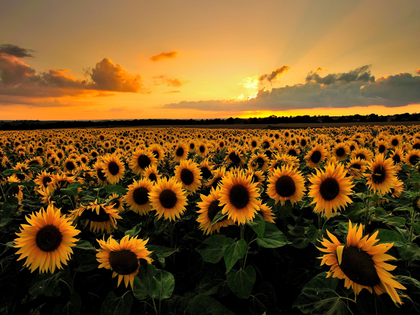
%> input picture cv17-lab1_Potamias/Part2/sunflowers17.png, 420 x 315 px, shrunk from 640 x 480 before the run
$ octave Part2.m   (GNU Octave 9; MATLAB toolbox functions it lacks are replaced by stand-ins)
%> lines starting %> are read from the running program, lines starting %| are printed output that depends on the picture
### cv17-lab1_Potamias/Part2/Harris.m
function [Corn]= Harris(I0, sigma , rho , k , theta )
    hsizes=[2*ceil(3*sigma)+1,2*ceil(3*sigma)+1] ;
    hsizer=[2*ceil(3*rho)+1,2*ceil(3*rho)+1] ;
    Ghr=fspecial('gaussian', hsizer,rho);
    Ghs=fspecial('gaussian', hsizes, sigma);

    %%%%% Gradient Is %%%%%
    I0=im2double(I0);
    Igr=rgb2gray(I0);
    Is=imfilter(Igr,Ghs);
    [GradX, GradY]=gradient(Is);

    %%%%% 2.1.1 - J Vector %%%%%
    J1=imfilter(GradX.*GradX,Ghr);
    J2=imfilter(GradX.*GradY,Ghr);
    J3=imfilter(GradY.*GradY,Ghr);

    %%%% 2.1.2 - Singular Values  Lamda %%%
    Lamda_plus=0.5*(J1+J3+sqrt((J1-J3).^2 +4*J2.^2));
    Lamda_min=0.5*(J1+J3-sqrt((J1-J3).^2 +4*J2.^2));

    %%%% 2.1.3 - Cornerness Critirion %%%%
    R = Lamda_plus.*Lamda_min-k*(Lamda_plus+Lamda_min).^2;
    Rmax=max(max(R));
    ns = ceil(3*sigma)*2+1;
    B_sq = strel('disk',ns);
    Cond= ( R==imdilate(R,B_sq) )&(R>theta*Rmax); % Corner Pixels (x,y)
    [CornX, CornY]=find(Cond); % (X,Y) indicies for corner Pixels
    SigmaMatrix=repmat(sigma, length(CornX),1);
    Corn=[CornY, CornX, SigmaMatrix];
end


### cv17-lab1_Potamias/Part2/MultiScaleCorner.m
function [MultiCorn]=MultiScaleCorner(I0, sigma ,N,s, rho , k , theta)
%% 2.2 MultiScale Corner Detection %%
%%% Image to Gray Scale %%%%
    I_double=im2double(I0);
    Igr=rgb2gray(I_double);
%%%%% 2.2.1 -Generate Scales Values For Corner Detection %%%%%
    MultiCorn=[];
    for i=1:N
        sigmaN(i)=sigma*s^(i-1);
        rhoN(i)=rho*s^(i-1);
        hsize(i)=[2*ceil(3*sigmaN(i))+1];
%%%%% Normalized Laplacian of Gaussian for Scale i %%%%%
        LoGh{i}=(sigmaN(i)^2)*abs(imfilter(Igr,fspecial('log', hsize(i), sigmaN(i)),'symmetric'));
    end
 %%%% Harris Corner Detection for Scale i %%%%
    for i=1:N
        [Corn]= Harris(I0, sigmaN(i) , rhoN(i) , k , theta );
        [SizeX,~]=size(Corn);
 %%%% 2.2.2 - Corners Selection %%%%%
        if (i==1)
            for j=1:(SizeX)
                if (LoGh{i}(Corn(j,2),Corn(j,1))>LoGh{i+1}(Corn(j,2),Corn(j,1)))
                    MultiCorn=[MultiCorn; Corn(j,:)];
                end
            end

        elseif (i==N)
             for j=1:(SizeX)
                if (LoGh{i}(Corn(j,2),Corn(j,1))>LoGh{i-1}(Corn(j,2),Corn(j,1)))
                    MultiCorn=[MultiCorn; Corn(j,:)];
                end
             end

        else
            for j=1:(SizeX)
                if (LoGh{i}(Corn(j,2),Corn(j,1))>LoGh{i-1}(Corn(j,2),Corn(j,1)))&& (LoGh{i}(Corn(j,2),Corn(j,1))>LoGh{i+1}(Corn(j,2),Corn(j,1)))
                    MultiCorn=[MultiCorn; Corn(j,:)];
                end
             end

        end
    end


### cv17-lab1_Potamias/Part2/BlobDetection.m
function [Blob]= BlobDetection(I0,sigma,theta)
%%% Blobs Detection %%%
    hsizes=[2*ceil(3*sigma)+1,2*ceil(3*sigma)+1] ;
    Ghs=fspecial('gaussian', hsizes, sigma);
    %%%%% Gradient Is %%%%%
    I0=im2double(I0);
    Igr=rgb2gray(I0);
    [Xmax,Ymax]=size(Igr);


    %%%%% 2.3.1 - Hessian Matrix Calculation %%%%%
    for x=1:Xmax
        for y=1:Ymax
            %%% Gaussian Filter %%%%
            f(x,y)=(exp(-(x-Xmax/2)^2/(2*sigma^2)-(y-Ymax/2)^2/(2*sigma^2)))/(2*pi*sigma^2);
            %%% Gaussian Derivatives  %%%
            Dxx(x,y)=(((x-Xmax/2)^2/sigma^2 -1)*f(x,y))/sigma^2;
            Dyy(x,y)=(((y-Ymax/2)^2/sigma^2 -1)*f(x,y))/sigma^2;
            Dxy(x,y)=((x-Xmax/2)*(y-Ymax/2))/(sigma^4)*f(x,y);
        end
    end
    %%% 2.3.1 - Hessian Determinant %%%
     Lxx=imfilter(Igr,Dxx);
     Lxy=imfilter(Igr,Dxy);
     Lyy=imfilter(Igr,Dyy);
     R=Lxx.*Lyy-Lxy.^2;

%%%% 2.3.1 - Classic Way %%%%
    % [4 lines of commented-out code are left out]

%%%%% 2.3.2 - Blob Points Calculation %%%%%
    Rmax=max(max(R));
    ns = ceil(3*sigma)*2+1;
    B_sq = strel('disk',ns);
    Cond= and(( R==imdilate(R,B_sq) ) ,(R>theta*Rmax)); % Corner Pixels (x,y)
    [BlobX, BlobY]=find(Cond); % (X,Y) indicies for corner Pixels
    SigmaMatrix=repmat(sigma, length(BlobX),1);
    Blob=[BlobY, BlobX, SigmaMatrix];

end


### cv17-lab1_Potamias/Part2/MultiScaleBlob.m
function MultiBlob= MultiScaleBlob(I0,N,sigma , s ,theta )
    %%%% Transform RGB Image to Gray %%%
    Id=im2double(I0);
    Igr=rgb2gray(Id);

    MultiBlob=[];
   %%% Generate Parameters for Every Scale %%%
    for i=1:N
        sigmaN(i)=sigma*s^(i-1);
        hsize(i)=[2*ceil(3*sigmaN(i))+1];
        LoGh{i}=(sigmaN(i)^2)*abs(imfilter(Igr,fspecial('log', hsize(i), sigmaN(i)),'symmetric'));
    end
   %%% Multi Blob Detection %%%%
    for i=1:N
        [Blob]= BlobDetection(I0,sigmaN(i),theta);
        [SizeX,~]=size(Blob);
 %%%% 2.2.2 - Corners Selection %%%%%
        if (i==1)
            for j=1:(SizeX)
                if (LoGh{i}(Blob(j,2),Blob(j,1))>LoGh{i+1}(Blob(j,2),Blob(j,1)))
                    MultiBlob=[MultiBlob; Blob(j,:)];
                end
            end

        elseif (i==N)
             for j=1:(SizeX)
                if (LoGh{i}(Blob(j,2),Blob(j,1))>LoGh{i-1}(Blob(j,2),Blob(j,1)))
                    MultiBlob=[MultiBlob; Blob(j,:)];
                end
             end

        else
            for j=1:(SizeX)
                if (LoGh{i}(Blob(j,2),Blob(j,1))>LoGh{i-1}(Blob(j,2),Blob(j,1)))& (LoGh{i}(Blob(j,2),Blob(j,1))>LoGh{i+1}(Blob(j,2),Blob(j,1)))
                    MultiBlob=[MultiBlob; Blob(j,:)];
                end
             end

        end
    end


end

### cv17-lab1_Potamias/Part2/Part2.m
clear all; clc; close all ;
I0=imread('sunflowers17.png');
%> I0 is the input picture: size 315x420x3 uint8; mean R, G, B 116.3, 82.6, 35.6
%I0=imread( 'matrix17.png');

%% Parameters %%
sigma=2; % Scaling Factor
r=2.5;   % Scaling Factor
k=0.05;  % Harris Criteria Factor
theta=0.005; %Theta Edge Corner
s=1.5;   % MultiScale Coefficient
N=4;     % Number of Scales (MultiScale Analysis)

%% Part 2.1 %%
%%%%% Harris Edge Detection %%%%%
[Corn]= Harris(I0, sigma , r , k, theta );
%> in Harris, `Is=imfilter(Igr,Ghs);`:
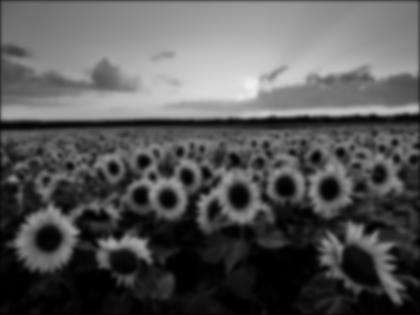
%> Is: size 315x420 double; min 0, max 0.945, mean 0.34
%> in Harris, `R = Lamda_plus.*Lamda_min-k*(Lamda_plus+Lamda_min).^2;`:
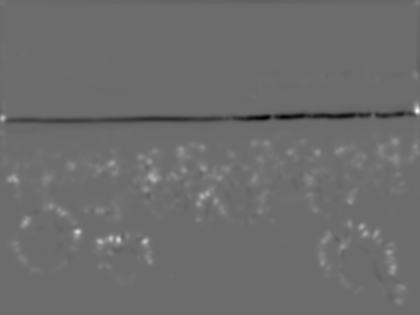
%> R: size 315x420 double; min -6.29e-06, max 8.5e-06, mean 3.44e-08; drawn with min black and max white
%> in Harris, `Rmax=max(max(R));`: Rmax = 8.5e-06
%> in Harris, `Cond= ( R==imdilate(R,B_sq) )&(R>theta*Rmax);`:
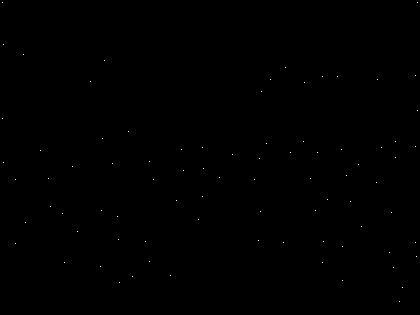
%> Cond: size 315x420 logical; 0.06% white in thin lines or dots
%> in Harris, `[CornX, CornY]=find(Cond);`: CornX = 83 values from 3 to 302; CornY = 83 values from 3 to 418
%> in Harris, `SigmaMatrix=repmat(sigma, length(CornX),1);`: SigmaMatrix = 83 values from 2 to 2
%> in Harris, `Corn=[CornY, CornX, SigmaMatrix];`: Corn = 83 rows, first 12: [3 3 2; 3 119 2; 4 45 2; 4 163 2; 16 180 2; 16 244 2; 24 55 2; 26 223 2; 41 151 2; 49 179 2; 51 207 2; 63 214 2]

%%% Ploting %%%
figure('Name','Harris Edge Detection'); str1=['\bf \sigma =' , num2str(sigma)];
subplot(1,2,1);
interest_points_visualization(I0, Corn);
%> (this line was passed over: interest_points_visualization is not available in this run)
title({'Harris Detection',str1});
%% Part 2.2 %%
%%%% Harris - Laplacian Method %%%%
%%%% MultiScale Corner Detection %%
[MultiCorn]=MultiScaleCorner(I0, sigma ,N,s, r , k , theta);
%> after the loop in MultiScaleCorner, `for i=1:N`: LoGh = 4 items; hsize = [13 19 29 43]; rhoN = [2.5 3.75 5.62 8.44]; sigmaN = [2 3 4.5 6.75]
%> the loop in MultiScaleCorner, `for i=1:N` made 4 passes
%> SizeX on passes 1 to 4: 83, 41, 19, 14
%> pass 2, in Harris (call 3), `[GradX, GradY]=gradient(Is);`:
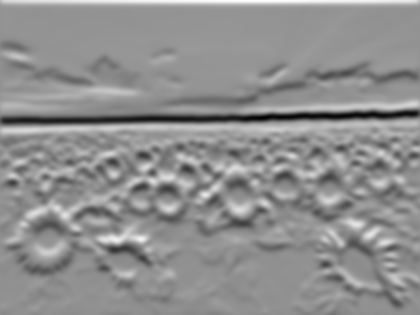
%> GradY: size 315x420 double; min -0.1, max 0.0761, mean -0.000784; drawn with min black and max white
%> after the loop in MultiScaleCorner, `for i=1:N`: MultiCorn = 96 rows, first 12: [3 119 2; 4 163 2; 26 223 2; 41 151 2; 49 179 2; 51 207 2; 63 214 2; 65 263 2; 78 232 2; 91 82 2; 101 267 2; 102 211 2]

%%% Ploting %%%
subplot(1,2,2);
interest_points_visualization(I0, MultiCorn);
%> (this line was passed over: interest_points_visualization is not available in this run)
title({'MultiScale Harris Detection',['\bf \sigma (i)= ',num2str(sigma), '* s^i']});
print -djpeg HarrisDetection.jpg
%% Part 2.3 %%
%%%% Blob Detection %%%%%%
%%%% One Scale sigma=2 %%%
[Blob]= BlobDetection(I0,sigma,theta);
%> in BlobDetection, `Lyy=imfilter(Igr,Dyy);`:
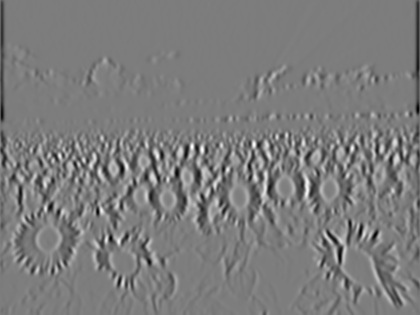
%> Lyy: size 315x420 double; min -0.0447, max 0.0464, mean -0.000236; drawn with min black and max white
%> in BlobDetection, `R=Lxx.*Lyy-Lxy.^2;`:
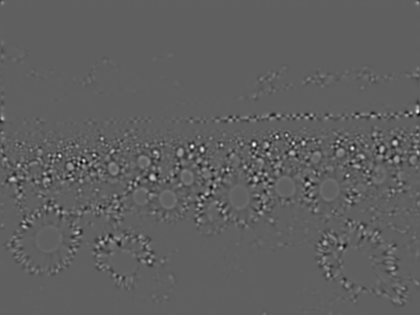
%> R: size 315x420 double; min -0.000943, max 0.00156, mean 3.31e-07; drawn with min black and max white
%> in BlobDetection, `Rmax=max(max(R));`: Rmax = 0.00156
%> in BlobDetection, `Cond= and(( R==imdilate(R,B_sq) ) ,(R>theta*Rmax));`:
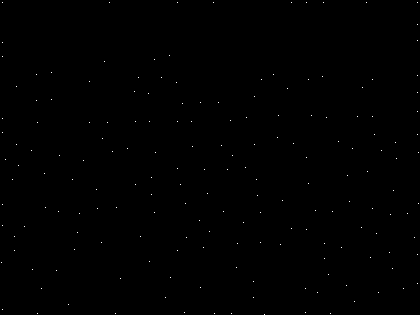
%> Cond: size 315x420 logical; 0.13% white in thin lines or dots
%> in BlobDetection, `[BlobX, BlobY]=find(Cond);`: BlobX = 178 values from 3 to 315; BlobY = 178 values from 2 to 419
%> in BlobDetection, `SigmaMatrix=repmat(sigma, length(BlobX),1);`: SigmaMatrix = 178 values from 2 to 2
%> in BlobDetection, `Blob=[BlobY, BlobX, SigmaMatrix];`: Blob = 178 rows, first 12: [2 263 2; 3 3 2; 3 43 2; 3 57 2; 3 119 2; 3 133 2; 3 205 2; 3 226 2; 3 310 2; 6 160 2; 13 180 2; 15 237 2]

%%% Ploting %%%
figure('Name','Blob Detection') ;
subplot(1,2,1);
interest_points_visualization(I0, Blob);
%> (this line was passed over: interest_points_visualization is not available in this run)
title({'Blob Detection',str1});
%% Part 2.4 %%
%%%% Multi Scale Blob Detection %%%
[MultiBlob]= MultiScaleBlob(I0,N,sigma , s ,theta ) ;
%> (the run ends here)
